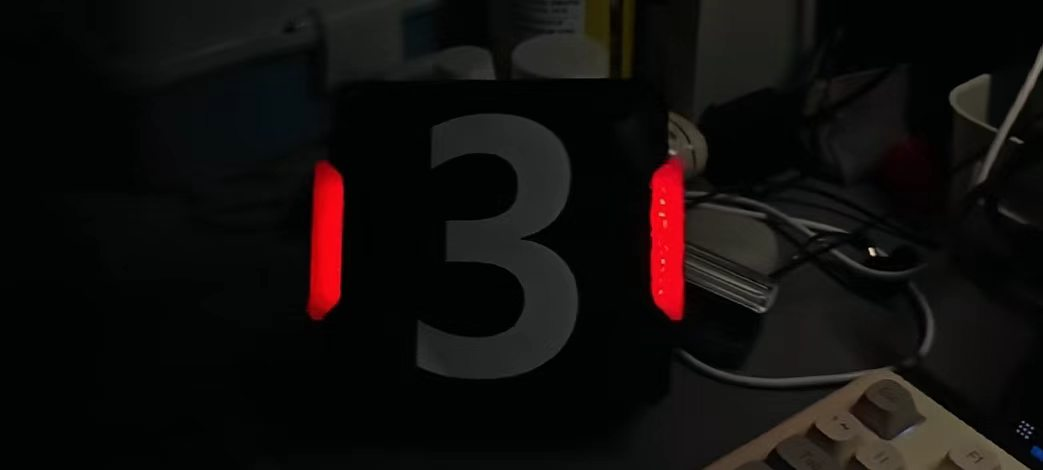
//> input picture 26机械林奕亨/培训3/armor.jpg, 1043 x 470 px
$ ./task1_image   (built with g++ and OpenCV 4)
//> lines starting //> are read from the running program, lines starting //| are printed output that depends on the picture; after the words box and inside, x2 and y2 are one past the last pixel; in counts of white or black regions, pixels touching at a corner belong together
#include <opencv2/opencv.hpp>
#include <iostream>

using namespace cv;
using namespace std;

int main() {
    // 1. 读取图片并转 HSV
    Mat img = imread("armor.jpg");
//> img is the input picture: 470 rows x 1043 cols, CV_8UC3; mean B, G, R 12.7, 14.1, 17.4
    if (img.empty()) { cout << "图片读取失败" << endl; return -1; }
    Mat hsv;
    cvtColor(img, hsv, COLOR_BGR2HSV);
//> hsv: 470 rows x 1043 cols, CV_8UC3; mean H, S, V 65.6, 100.6, 19

    // 2. 分离 H, S, V 三个通道
    vector<Mat> channels;
    split(hsv, channels);
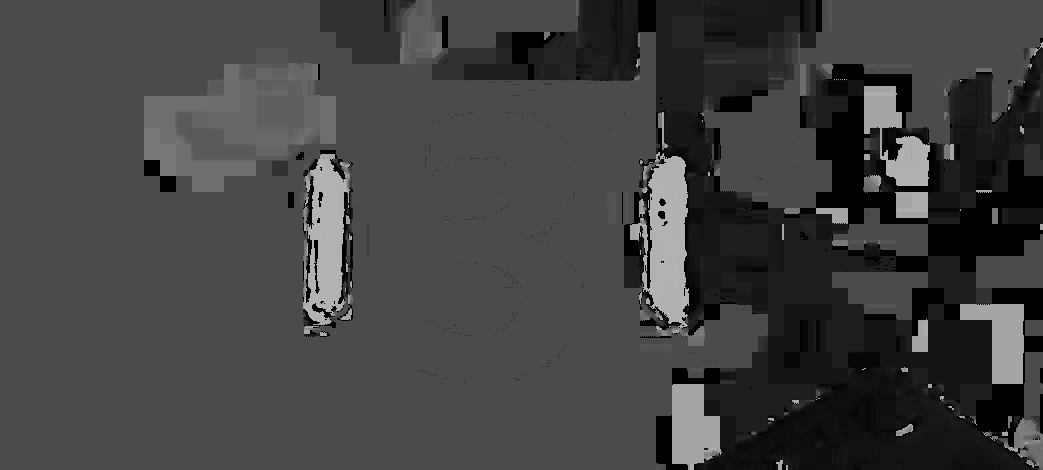
//> channels[0]: 470 rows x 1043 cols, CV_8UC1; min 0, max 179, mean 65.6
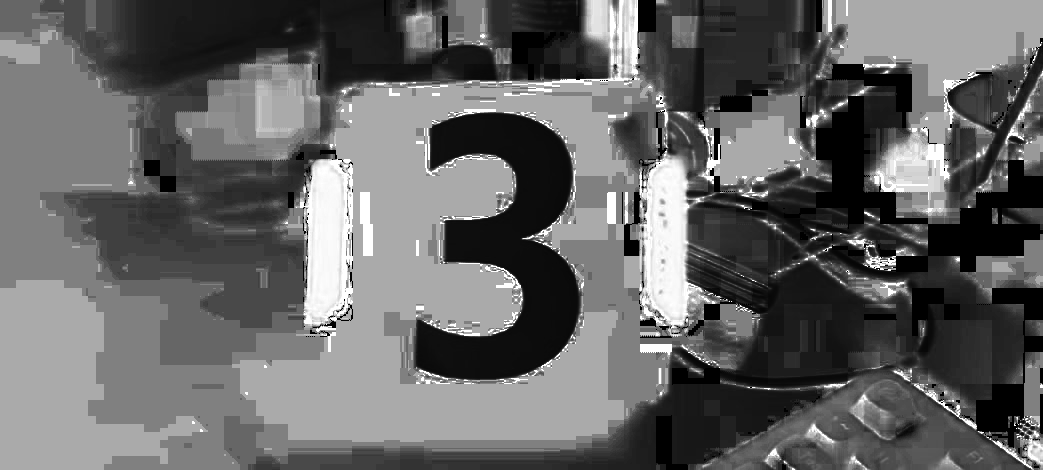
//> channels[1]: 470 rows x 1043 cols, CV_8UC1; min 0, max 255, mean 100.6
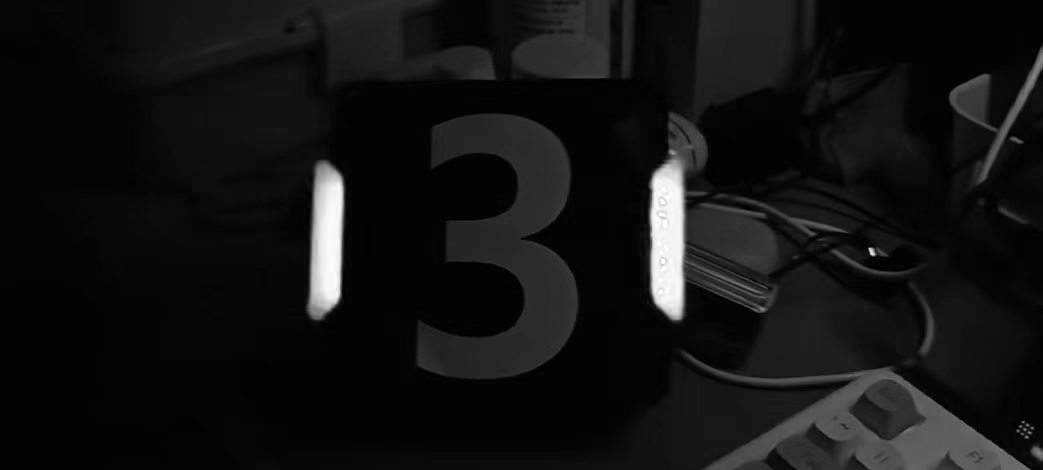
//> channels[2]: 470 rows x 1043 cols, CV_8UC1; min 0, max 255, mean 19

    // 3. 弹出三个窗口展示
    imshow("H Channel", channels[0]);
    imshow("S Channel", channels[1]);
    imshow("V Channel", channels[2]);

    // 4. 提取红色二值掩膜
    // 红色在 HSV 中分布在两端，所以需要两个区间合并
    Mat mask1, mask2, red_mask;
    inRange(hsv, Scalar(0, 100, 100), Scalar(10, 255, 255), mask1);
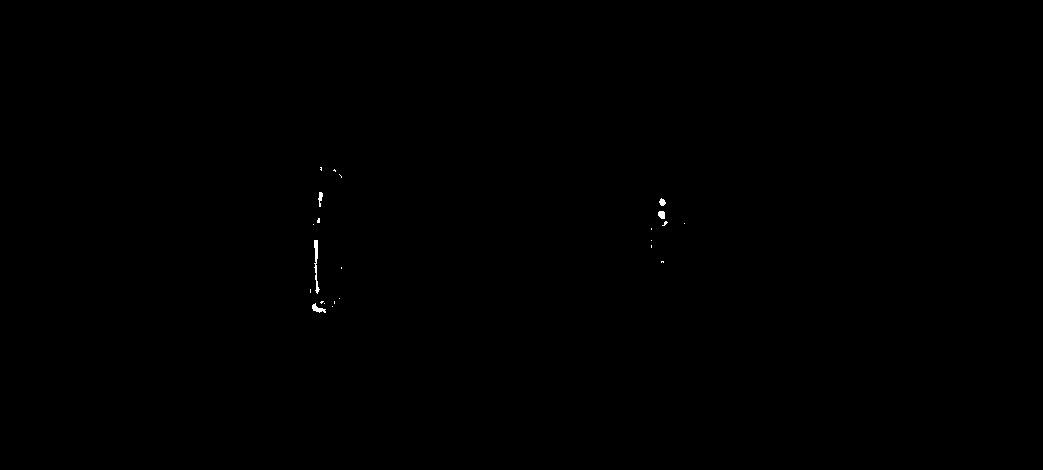
//> mask1: 470 rows x 1043 cols, CV_8UC1; 0.08% white; 23 white regions (18 under 20 px), largest, box (x1, y1, x2, y2) and area: (314, 240, 320, 294) 138, (312, 303, 326, 313) 67, (658, 211, 665, 219) 48, (318, 192, 323, 207) 43, (659, 198, 666, 206) 37
    inRange(hsv, Scalar(160, 100, 100), Scalar(180, 255, 255), mask2);
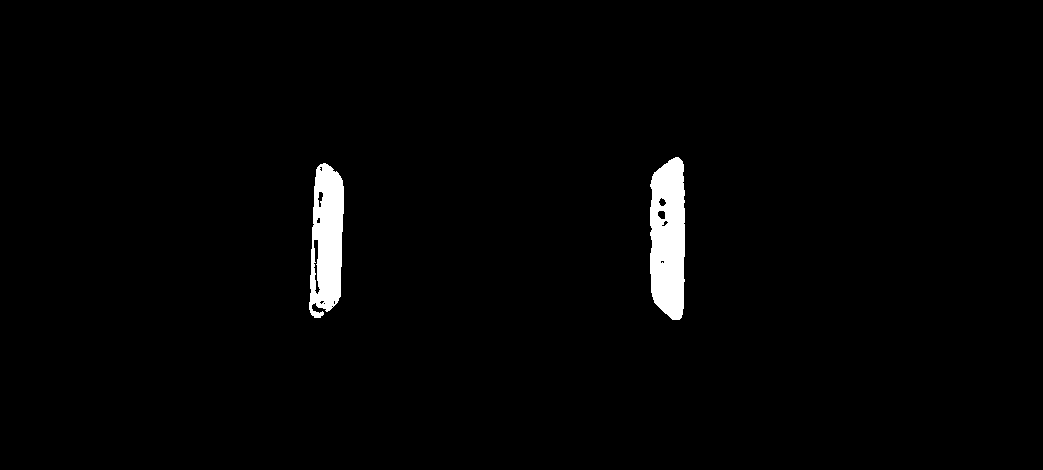
//> mask2: 470 rows x 1043 cols, CV_8UC1; 1.8% white; 2 white regions, box (x1, y1, x2, y2) and area: (650, 157, 685, 320) 4872, (309, 163, 344, 318) 4037
    bitwise_or(mask1, mask2, red_mask); // 合并两个掩膜
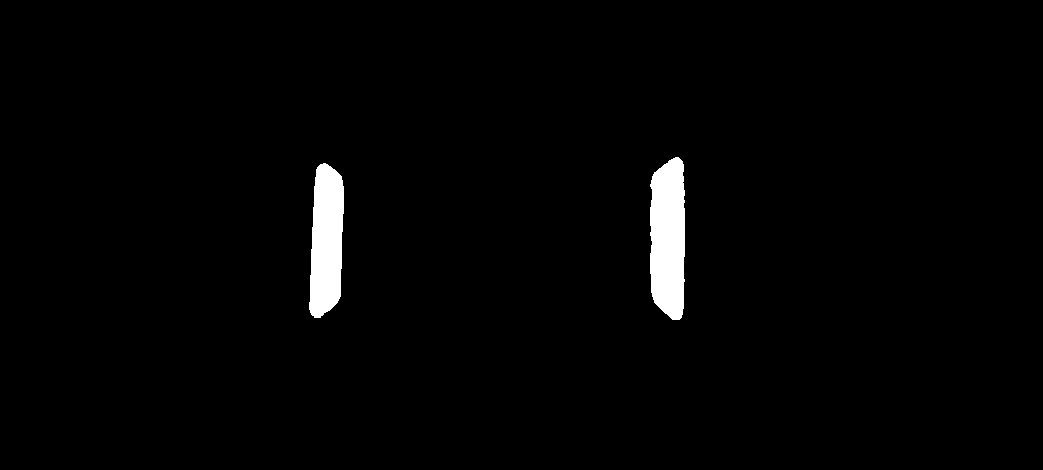
//> red_mask: 470 rows x 1043 cols, CV_8UC1; 1.9% white; 2 white regions, box (x1, y1, x2, y2) and area: (650, 157, 685, 320) 4983, (309, 163, 344, 318) 4333

    // 5. 保存掩膜图片
    imwrite("red_mask.png", red_mask);
    cout << "red_mask.png 保存成功！" << endl;
    imshow("Red Mask", red_mask);

    waitKey(0);
    return 0;
}
